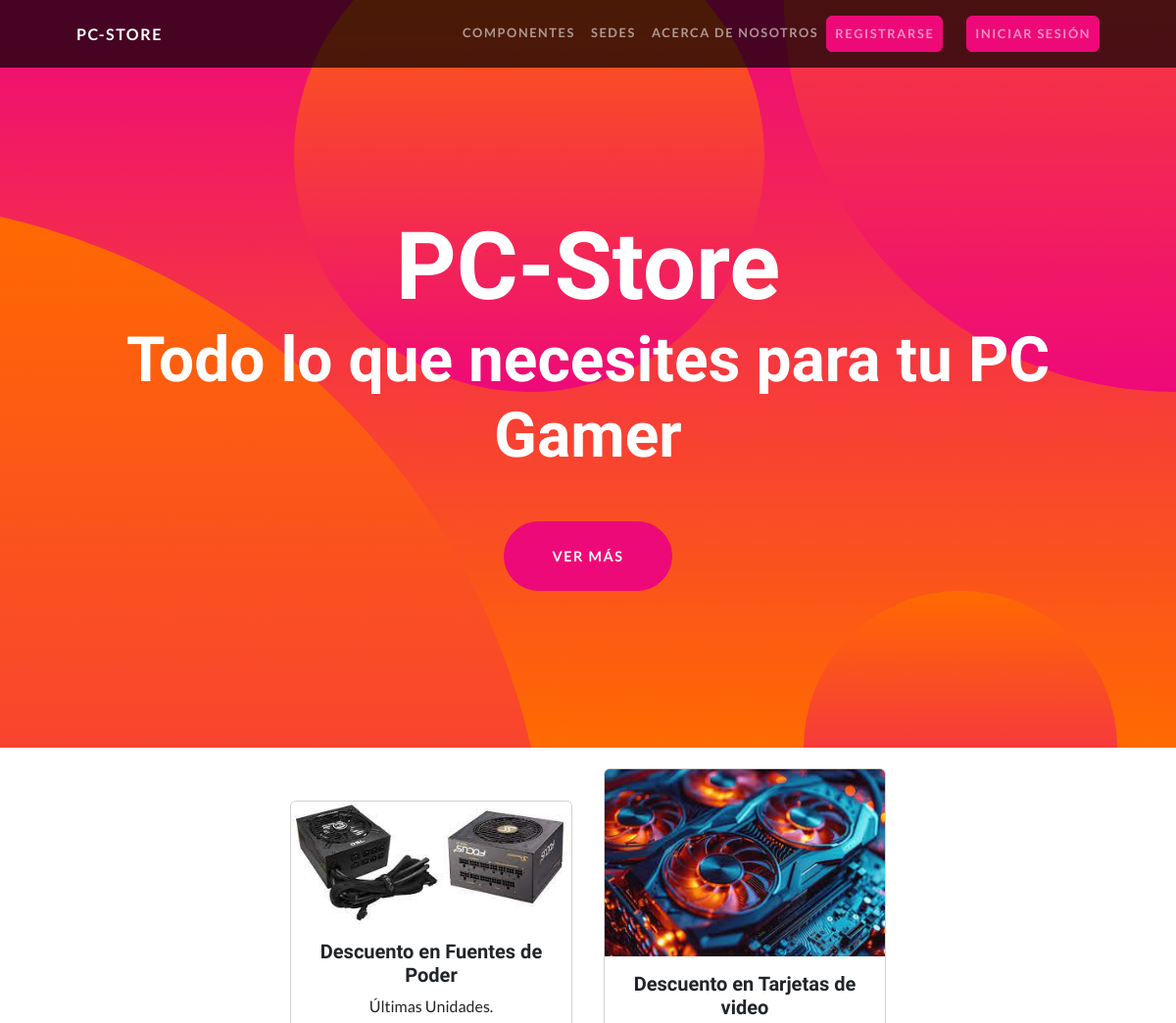
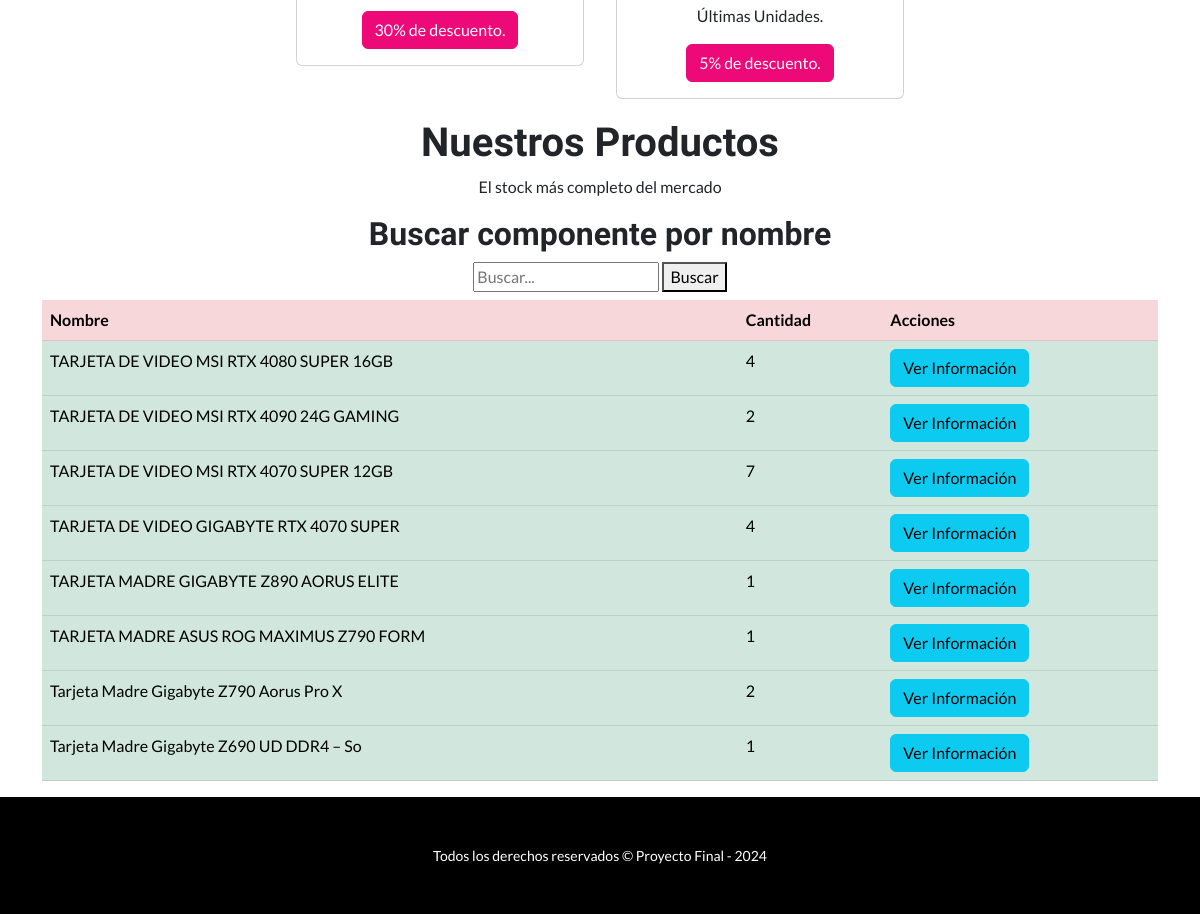
Screenshot of /componentes/ with the database file from the repository (2 pictures, top to bottom).
### myapp/models.py (models this page shows, shortened)
class Componente(models.Model):
    nombre = models.CharField(max_length=40)
    cantidad = models.IntegerField()
    precio= models.FloatField(null=True)
    descripcion = models.TextField(null=True)

### myapp/views.py (the view)
# urls.py: path('componentes/', vw.ComponenteListView.as_view(), name="componentes"),
class ComponenteListView(ListView):
    model = Componente
    context_object_name = "componentes"
    template_name = "myapp/componentes.html"
    def get_queryset(self):
        query = self.request.GET.get("q")
        if query:
            return Componente.objects.filter(nombre__icontains=query)
        return Componente.objects.all()

### myapp/templates/myapp/componentes.html (shortened to what this page needs)
{% extends 'myapp/base.html' %}
{% load static %}
{% block content %}
    {% include 'myapp/include/promocion-componente.html' %}
    <h1 class="text-center">Nuestros Productos</h1>
    <p class="text-center">El stock más completo del mercado</p>
    <h2 class="text-center">Buscar componente por nombre</h2>
    <div class="d-flex flex-column align-items-center mb-2">
      <form action="" method="GET">
        <input type="text" name="q" placeholder="Buscar..." >
        <button type="submit">Buscar</button>
      </form>
    </div>
    <div class="container">
        <table class="table">
            <thead>
              <tr class="table-danger">
                <th scope="col">Nombre</th>
                <th scope="col">Cantidad</th>
                <th scope="col">Acciones</th>
              </tr>
            </thead>
            <tbody>
                {% for componente in componentes %}
              <tr class="table-success">
                <td>{{componente.nombre}}</td>
                <td>{{componente.cantidad}}</td>
                {% if user.is_superuser %}
                <td>
                    <a class="btn btn-danger" href="{% url 'componente-eliminar' componente.id %}">Eliminar</a>
                    <a class="btn btn-warning" href="{% url 'componente-editar' componente.id %}">Editar</a>
                    <a class="btn btn-info" href="{% url 'componente-detalle' componente.id %}">Ver Información</a>
                </td>
                {% else %}
                <td>
                    <a class="btn btn-info" href="{% url 'componente-detalle' componente.id %}">Ver Información</a>
                </td>
                {% endif %}
                {% endfor %}
              </tr>
            </tbody>
          </table>
    </div>
{% endblock  %}

### myapp/templates/myapp/base.html (shortened to what this page needs)
{% load static %}
<!DOCTYPE html>
<html lang="es">
    <head>
        <link href="{% static 'myapp/css/styles.css' %}" rel="stylesheet" />
    </head>
    <body id="page-top">
        <nav class="navbar navbar-expand-lg navbar-dark navbar-custom fixed-top">
            <div class="container px-5">
                <a class="navbar-brand" href="{% url 'inicio' %}">PC-Store</a>
                <div class="collapse navbar-collapse" id="navbarResponsive">
                    <ul class="navbar-nav ms-auto">
                        <li class="nav-item"><a class="nav-link" href="{% url 'componentes' %}">Componentes</a></li>
                        <li class="nav-item"><a class="nav-link" href="{% url 'sedes' %}">Sedes</a></li>
                        <li class="nav-item"><a class="nav-link" href="{% url 'acerca_de_nosotros' %}">Acerca de nosotros</a></li>
                        {% if user.is_authenticated %}
                        <div class="dropdown me-3">
                            <button class="btn btn-light dropdown-toggle" type="button" data-bs-toggle="dropdown" aria-expanded="false">
                                Perfil
                            </button>
                            <ul class="dropdown-menu">
                                <li><a class="dropdown-item" href="{% url 'enviar-mensaje' %}">Enviar Mensaje</a></li>
                                <li><a class="dropdown-item" href="{% url 'mostrar-mensajes' %}">Mostrar Mensajes</a></li>
                                <li><hr class="dropdown-divider"></li>
                                <li><a class="dropdown-item" href="{% url 'perfil-usuario' %}">Ver Perfil</a></li>
                                <li><a class="dropdown-item" href="{% url 'editar-perfil' %}">Editar Perfil</a></li>
                                <li><hr class="dropdown-divider"></li>
                                <li><a class="dropdown-item" href="{% url 'cambiar-clave-usuario' %}">Cambiar Contraseña</a></li>
                            </ul>
                        </div>
                        <li class="nav-item"><a class="nav-link btn btn-primary" href="{% url 'deslogueo' %}">Cerrar Sesión</a></li>
                        {% else %}
                        <li class="nav-item"><a class="nav-link btn btn-primary me-4" href="{% url 'registro' %}">Registrarse</a></li>
                        <li class="nav-item"><a class="nav-link btn btn-primary" href="{% url 'logueo' %}">Iniciar Sesión</a></li>
                        {% endif %}
                    </ul>
                </div>
            </div>
        </nav>
        <header class="masthead text-center text-white">
            <div class="masthead-content">
                <div class="container px-5">
                    <h1 class="masthead-heading mb-0">PC-Store</h1>
                    <h2 class="masthead-subheading mb-0">Todo lo que necesites para tu PC Gamer</h2>
                    <a class="btn btn-primary btn-xl rounded-pill mt-5" href="{% url 'componentes' %}">Ver más</a>
                </div>
            </div>
            <div class="bg-circle-1 bg-circle"></div>
            <div class="bg-circle-2 bg-circle"></div>
            <div class="bg-circle-3 bg-circle"></div>
            <div class="bg-circle-4 bg-circle"></div>
        </header>
        {% block content %}
        {% endblock  %}
        <footer class="py-5 bg-black">
            <div class="container px-5"><p class="m-0 text-center text-white small">Todos los derechos reservados &copy; Proyecto Final - 2024</p></div>
        </footer>
    </body>
</html>

### myapp/templates/myapp/include/promocion-componente.html (shortened to what this page needs)
{% load static %}
<div class="d-flex justify-content-center align-items-center flex-wrap" style="height: 50vh;">
  <div class="card text-center m-3" style="width: 18rem;">
    <img class="card-img-top" src="{% static 'myapp/assets/img/fuente_poder.jpg' %}" alt="Card image cap">
    <div class="card-body">
      <h5 class="card-title">Descuento en Fuentes de Poder</h5>
      <p class="card-text">Últimas Unidades.</p>
      <a href="#" class="btn btn-primary">30% de descuento.</a>
    </div>
  </div>
  <div class="card text-center m-3" style="width: 18rem;">
    <img class="card-img-top" src="{% static 'myapp/assets/img/tarj_video.jpg' %}" alt="Card image cap">
    <div class="card-body">
      <h5 class="card-title">Descuento en Tarjetas de video</h5>
      <p class="card-text">Últimas Unidades.</p>
      <a href="#" class="btn btn-primary">5% de descuento.</a>
    </div>
  </div>
  </div>

### rows the page displays
Componente: nombre "TARJETA DE VIDEO MSI RTX 4080 SUPER 16GB", cantidad "4"
Componente: nombre "TARJETA DE VIDEO MSI RTX 4090 24G GAMING", cantidad "2"
Componente: nombre "TARJETA DE VIDEO MSI RTX 4070 SUPER 12GB", cantidad "7"
Componente: nombre "TARJETA DE VIDEO GIGABYTE RTX 4070 SUPER", cantidad "4"
Componente: nombre "TARJETA MADRE GIGABYTE Z890 AORUS ELITE", cantidad "1"
Componente: nombre "TARJETA MADRE ASUS ROG MAXIMUS Z790 FORM", cantidad "1"
Componente: nombre "Tarjeta Madre Gigabyte Z790 Aorus Pro X", cantidad "2"
Componente: nombre "Tarjeta Madre Gigabyte Z690 UD DDR4 – So", cantidad "1"
